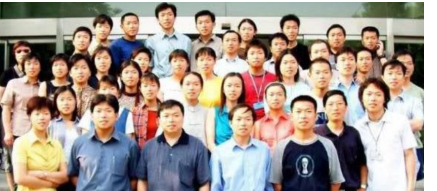
#> input picture imgs/chin_img.png, 437 x 191 px
$ jupyter execute --allow-errors notebook.ipynb   (shell and % lines are left out)
#> lines starting #> are read from the running program, lines starting #| are printed output that depends on the picture
[cell 1]
import cv2 as cv
from ipywidgets import widgets, fixed

from matplotlib import pyplot as plt

[cell 2]
image = cv.imread('../imgs/chin_img.png')
#> image is the input picture: shape (191, 437, 3); mean B, G, R 141.9, 150.7, 162.8
image = cv.cvtColor(image, cv.COLOR_BGR2RGB)
image = cv.cvtColor(image, cv.COLOR_RGB2GRAY)
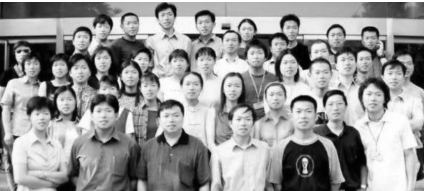
#> image: shape (191, 437); min 0, max 255, mean 153.3

[cell 3]
import numpy as np
from ipywidgets import widgets, fixed

from ipywidgets import interact

alpha_slider = widgets.FloatSlider(min=0, max=10, value=1, step=0.1)
beta_slider = widgets.FloatSlider(min=0, max=255, value=0, step=1)
gamma_slider = widgets.FloatSlider(min=0.001, max=5, value=1, step=0.05)


def adjust_gamma(img: cv.typing.MatLike, gamma: float = 1.0) -> cv.typing.MatLike:
    # build a lookup table mapping the pixel values [0, 255] to
    # their adjusted gamma values
    inv_game = 1.0 / gamma
    table = np.array([((i / 255.0) ** inv_game) * 255
                      for i in np.arange(0, 256)]).astype("uint8")
    return cv.LUT(img, table)

#alhpa - contrast, beta = brightness
#> (the rest of this cell did not finish here and is left out)

[cell 4]
template = cv.imread('../imgs/chinese_template.png', cv.IMREAD_GRAYSCALE)
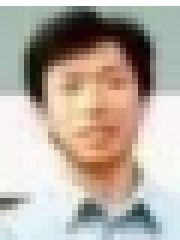
#> input picture imgs/chinese_template.png, 30 x 40 px (shown 6 times larger)
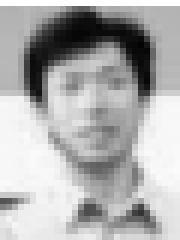
#> template: shape (40, 30) (shown 6 times larger); min 3, max 255, mean 174.5
w, h = template.shape[::-1]
#> w = 30; h = 40

# Apply template Matching
#> (the rest of this cell did not finish here and is left out)
